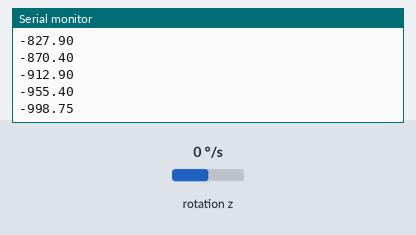
The sketch below on a simulated ESP8266 (NodeMCU). Parts: the last lines printed to the serial monitor. The test bench sets the inputs (shaded band); at power-on: rotation z 0 °/s.

Above: at 13.2 s.
13.3 s: rotation z set to -192 °/s
At 13.34 s:
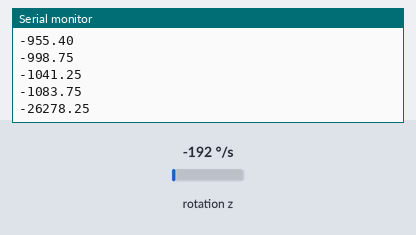
14.8 s: rotation z set to -100 °/s
At 14.8 s:
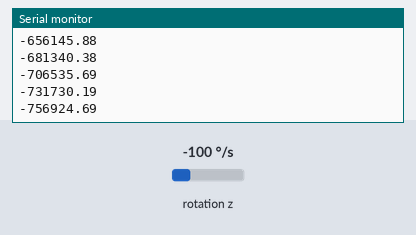
Timing chart, 0 to 17.8 s (numbered marks = the images above; inputs shaded):
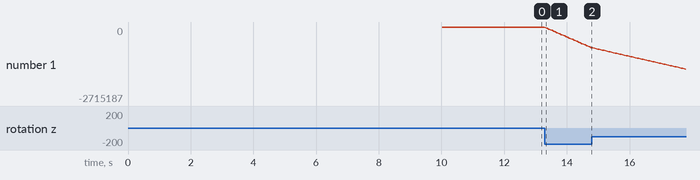

Measured:
- after the input at 13.3 s, the serial monitor: prints a new line at once (image 1)
- plotted number 1: -1083.75 → -756924.69 after the input at 13.3 s

The sketch:

sketch_sep04a.ino
```cpp
#include <ESP8266WiFi.h>
#include "I2Cdev.h"
#include "MPU6050.h"
#include "Wire.h"

char serialIn = 0;

MPU6050 accelgyro;
int16_t ax, ay, az, gx, gy, gz;
float x, y, z;
float total;
float Vall = 0;

int16_t axz = 0, gxz = 0;
float Offsett = 0;

void setup() {
  Serial.begin(9600);
  Wire.begin(4, 5);
  accelgyro.initialize();
  /*accelgyro.setXAccelOffset(-1073);
    accelgyro.setYAccelOffset(88);*/
  accelgyro.setZAccelOffset(2025);
  for (int u = 0; u < 200; u++)
  {
    Offsett += accelgyro.getRotationZ();
    delay(50);
  }
  Offsett = Offsett / 200;
  Serial.println("init...");
  Serial.println(Offsett);
  delay(2000);
}

void loop() {
  total += accelgyro.getRotationZ();
  Vall = total - Offsett - .85 * (millis()-12000);
  Serial.println(Vall);
  delay(50);
}
```
